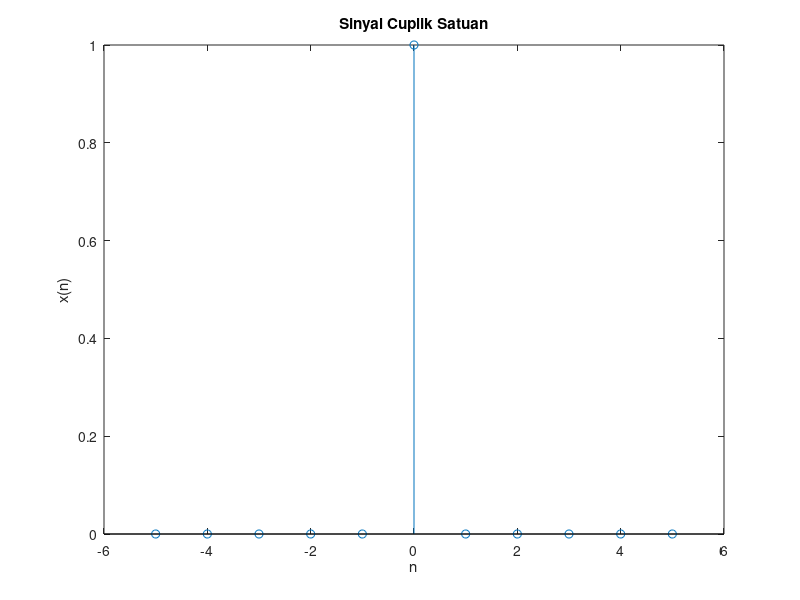

Write MATLAB code to recreate this figure.
k=0;
n1=-5;
n2=5;
n =[n1:n2];
x =[(n-k) == 0];    % the value will be 1 when (n-k)=0, otherwise it'll stay on 0 value
stem(n,x);

title('Sinyal Cuplik Satuan')
xlabel('n')
ylabel('x(n)')